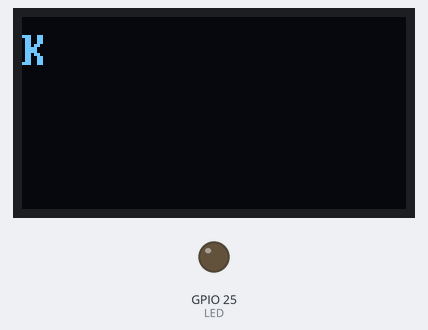
Bench run of a sketch on a simulated ESP32. Shown: 128×64 one-colour display, output pins drawn as LEDs (lit = HIGH). No radio packets arrive unless stated; what the sketch prints to the serial monitor is not drawn.

Above: at 1.56 s.
At 7.4 s:
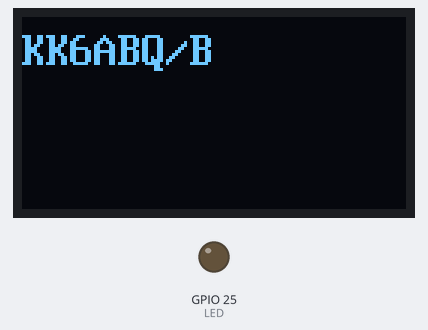
At 16.1 s:
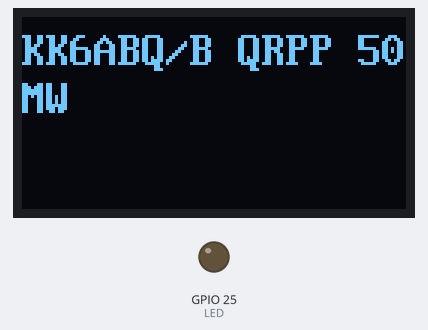
At 37.6 s:
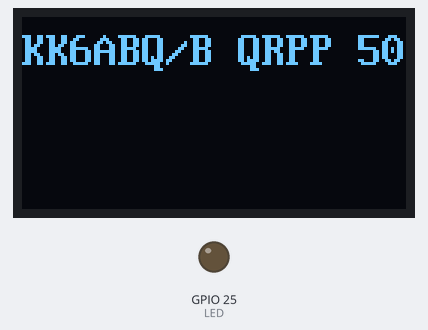
Timing chart, 0 to 40.0 s (numbered marks = the images above):
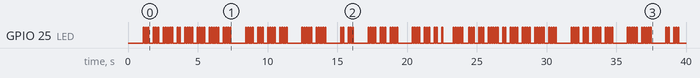

The sketch:

morse-beacon.ino
```cpp
// (licence header left out)
#include <SPI.h>
#include <Wire.h>
#include <Adafruit_GFX.h>
#include "Adafruit_SSD1306.h"
#include "Fixed8x16.h"
#include "LoRa.h"

//
// Board pins.
//
#if 0
#define LED         23  // IO23 -- LED for TTGO Lora32 board
#else
#define LED         25  // IO25 -- LED for Heltec Lora32 board
#endif

//
// LoRa pins.
//
#define LORA_SCK    5   // IO5  -- SCK
#define LORA_MISO   19  // IO19 -- MISO
#define LORA_MOSI   27  // IO27 -- MOSI
#define LORA_SS     18  // IO18 -- CS
#define LORA_RST    12  // IO12 -- RESET for V2.1 (use IO14 for V2.0)
#define LORA_DI0    26  // IO26 -- Interrupt Request

//
// OLED pins.
//
#define OLED_RST    16  // IO16 -- RESET
#if 0
#define OLED_SDA    21  // IO21 -- SDA for TTGO Lora32 board
#define OLED_SCL    22  // IO22 -- SCL
#else
#define OLED_SDA    4   // IO4  -- SDA for Heltec Lora32 board
#define OLED_SCL    15  // IO15 -- SCL
#endif

//
// ETSI has defined 433 to 434 MHz frequency band for LoRa application.
// It uses 433.175 MHz, 433.375 MHz and 433.575 MHz frequency channels.
//
#define FREQ_HZ     433575000   // 433.575 MHz

//
// Set output power to 17 dBm = 50 mW.
//
#define TX_DBM      17

//
// Morse speed, words per minute.
//
#define WPM         12

Adafruit_SSD1306 display(OLED_RST);

int dot_msec   = 1200 / WPM;
int dash_msec  = 3600 / WPM;
int pause_msec = 3600 / WPM;

int space_seen;

void setup()
{
    // Set LED pin.
    pinMode(LED, OUTPUT);

    // Initialize serial port.
    Serial.begin(115200);
    while (!Serial)
        ;
    Serial.println();
    delay(1000);
    Serial.println("LoRa Morse Beacon v1.0, by Serge Vakulenko KK6ABQ");

    // Initialize LoRa chip.
    SPI.begin(LORA_SCK, LORA_MISO, LORA_MOSI, LORA_SS);
    LoRa.setPins(LORA_SS, LORA_RST, LORA_DI0);
    if (!LoRa.begin(FREQ_HZ)) {
        Serial.println("Starting LoRa failed!");
        while (1)
            ;
    }
    LoRa.setSignalBandwidth(41700);
    LoRa.setCodingRate4(5);
    LoRa.setSpreadingFactor(6);
    LoRa.disableCrc();
    LoRa.setTxPower(TX_DBM);
    Serial.println("init ok");

    // Initialize OLED display with the I2C address 0x3C.
    display.begin(SSD1306_SWITCHCAPVCC, 0x3C, true, OLED_SDA, OLED_SCL);
    display.clearDisplay();

    // Set font.
    display.setFont(&Fixed8x16);
    display.setTextColor(WHITE);
    display.setCursor(0, Fixed8x16.yAdvance);

    // Visualize the result.
    display.display();
}

void beep(int msec)
{
    // Compute preamble length of required duration.
    // To measure the timing, use plen = msec.
    int plen = (1000L*msec - 19089) / 1536;

    digitalWrite(LED, HIGH);        // LED on

    LoRa.setPreambleLength(plen);   // preamble length
    LoRa.beginPacket(true);         // no header
    LoRa.write(0);                  // data 1 byte
    LoRa.endPacket();

    digitalWrite(LED, LOW);         // LED off
}

void send_morse(char *sym, char *str)
{
    display.print(sym);
    display.display();
    Serial.print(sym);

    if (*str++ == '.')
        beep(dot_msec);
    else
        beep(dash_msec);

    while (*str) {
        delay(dot_msec);

        if (*str++ == '.')
            beep(dot_msec);
        else
            beep(dash_msec);
    }
}

void send_char(int c)
{
    if (isspace(c) || ! isprint(c))
        c = ' ';
    else if (isalpha(c) && islower(c))
        c = toupper(c);

    switch (c) {
    default:
        return;
    case ' ' :
        if (! space_seen) {
            display.write(' ');
            display.display();
            Serial.write(c);
            delay(dot_msec + pause_msec);
        }
        space_seen = 1;
        return;

    case 'A': send_morse("A", ".-");     break;
    case 'B': send_morse("B", "-...");   break;
    case 'C': send_morse("C", "-.-.");   break;
    case 'D': send_morse("D", "-..");    break;
    case 'E': send_morse("E", ".");      break;
    case 'F': send_morse("F", "..-.");   break;
    case 'G': send_morse("G", "--.");    break;
    case 'H': send_morse("H", "....");   break;
    case 'I': send_morse("I", "..");     break;
    case 'J': send_morse("J", ".---");   break;
    case 'K': send_morse("K", "-.-");    break;
    case 'L': send_morse("L", ".-..");   break;
    case 'M': send_morse("M", "--");     break;
    case 'N': send_morse("N", "-.");     break;
    case 'O': send_morse("O", "---");    break;
    case 'P': send_morse("P", ".--.");   break;
    case 'Q': send_morse("Q", "--.-");   break;
    case 'R': send_morse("R", ".-.");    break;
    case 'S': send_morse("S", "...");    break;
    case 'T': send_morse("T", "-");      break;
    case 'U': send_morse("U", "..-");    break;
    case 'V': send_morse("V", "...-");   break;
    case 'W': send_morse("W", ".--");    break;
    case 'X': send_morse("X", "-..-");   break;
    case 'Y': send_morse("Y", "-.--");   break;
    case 'Z': send_morse("Z", "--..");   break;
    case '0': send_morse("0", "-----");  break;
    case '1': send_morse("1", ".----");  break;
    case '2': send_morse("2", "..---");  break;
    case '3': send_morse("3", "...--");  break;
    case '4': send_morse("4", "....-");  break;
    case '5': send_morse("5", ".....");  break;
    case '6': send_morse("6", "-....");  break;
    case '7': send_morse("7", "--...");  break;
    case '8': send_morse("8", "---..");  break;
    case '9': send_morse("9", "----.");  break;
    case '.': send_morse(".", ".-.-.-"); break;
    case ',': send_morse(",", "--..--"); break;
    case '?': send_morse("?", "..--.."); break;
    case '/': send_morse("/", "-..-.");  break;
    case '=': send_morse("=", "-...-");  break;
    }
    space_seen = 0;
}

void send_message(const char *str)
{
    while (*str) {
        send_char(*str++);
        delay(pause_msec);
    }
    display.print(" =\n");
    display.display();
    Serial.println(" =");
    delay(dot_msec + pause_msec);
    send_morse("", "-...-");
    delay(dot_msec + pause_msec);

    display.clearDisplay();
    display.setCursor(0, Fixed8x16.yAdvance);
}

void loop()
{
    send_message("KK6ABQ/B QRPP 50 mW FOX HUNT");
}
```

Source omitted: Fixed8x16.h (data table, 32428 bytes)

Measured:
- what the display in image 0 shows lasts 0.5 s, from 1.3 s to 1.8 s
- what the display in image 1 shows lasts 1.6 s, from 6.8 s to 8.4 s
- what the display in image 2 shows lasts 1.4 s, from 15.8 s to 17.2 s
